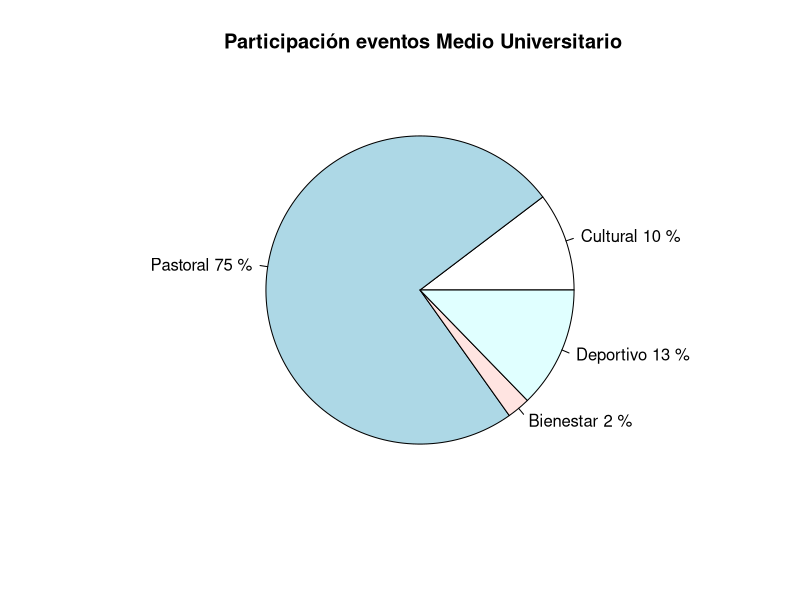
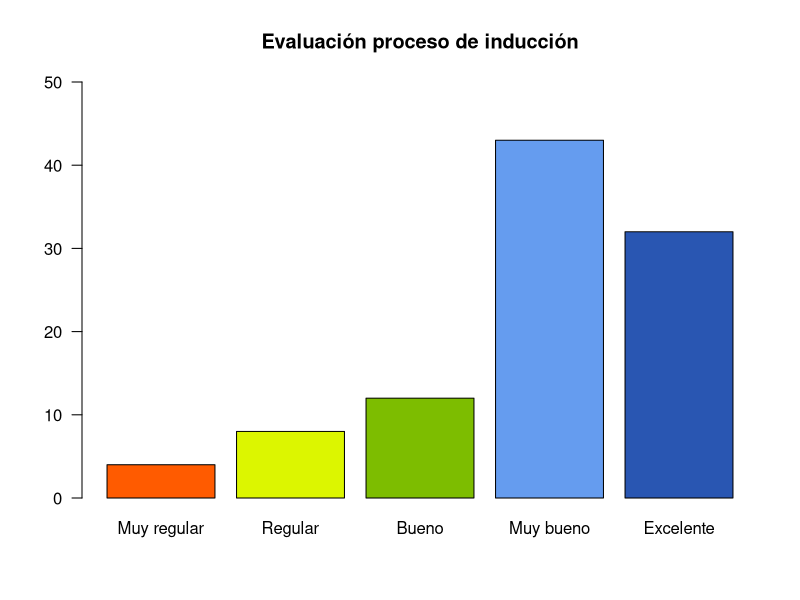
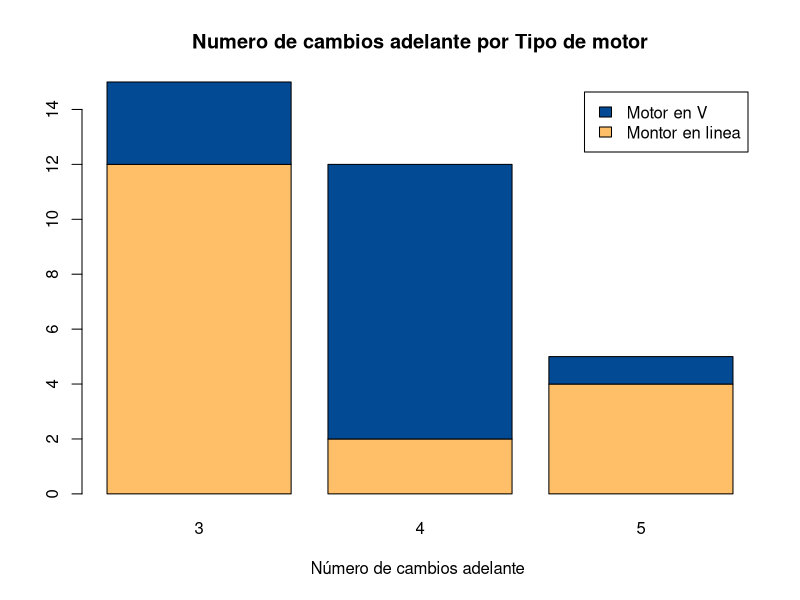
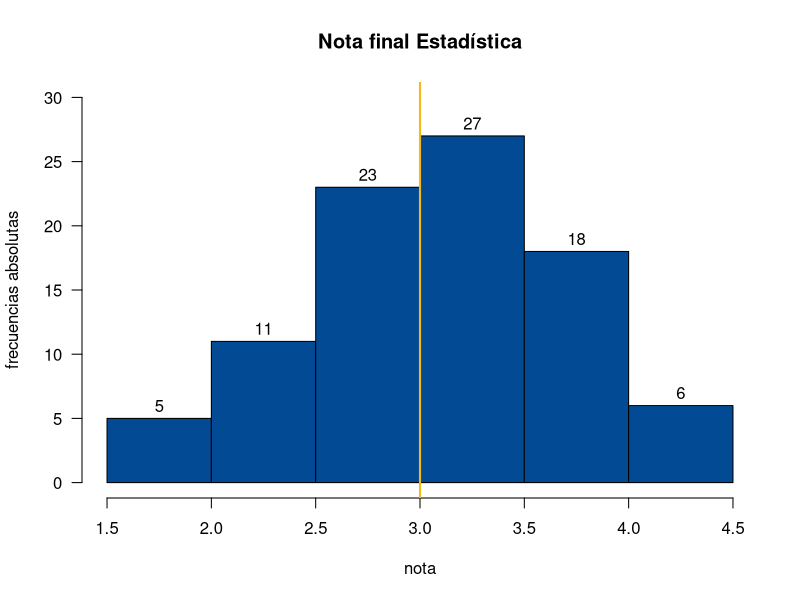
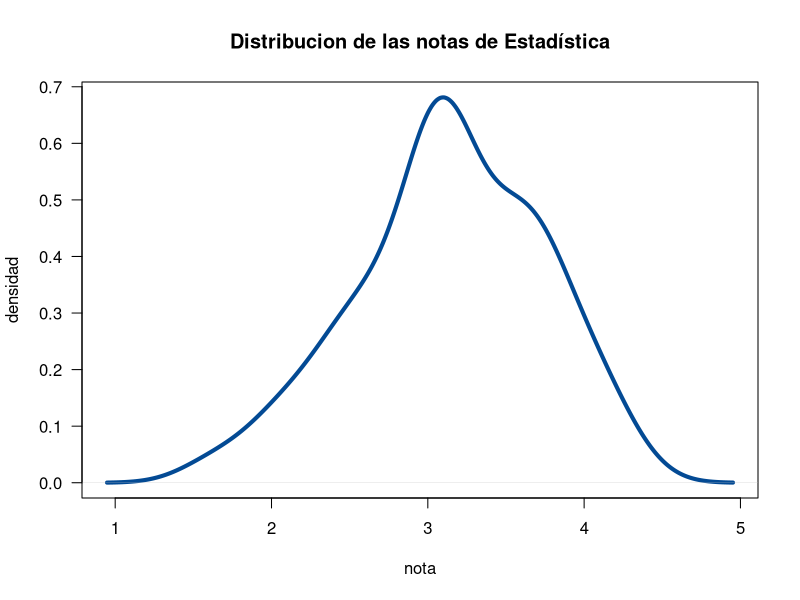
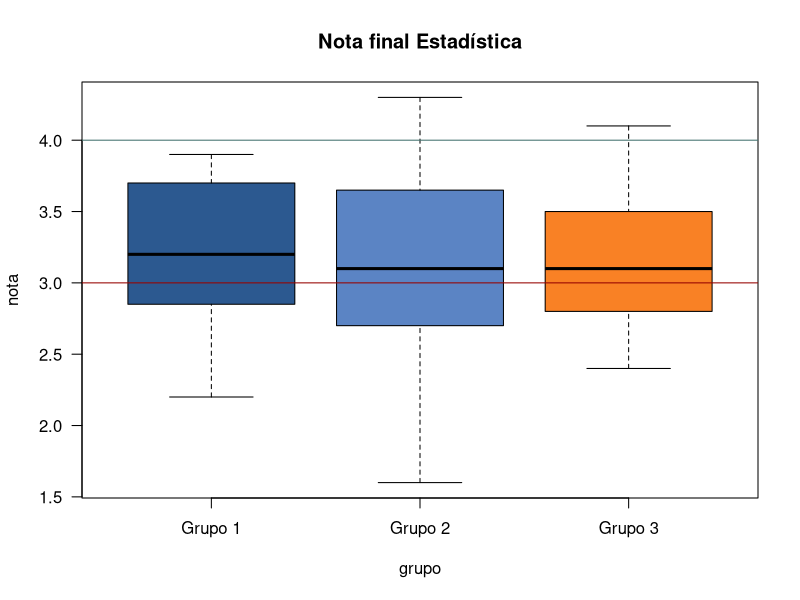
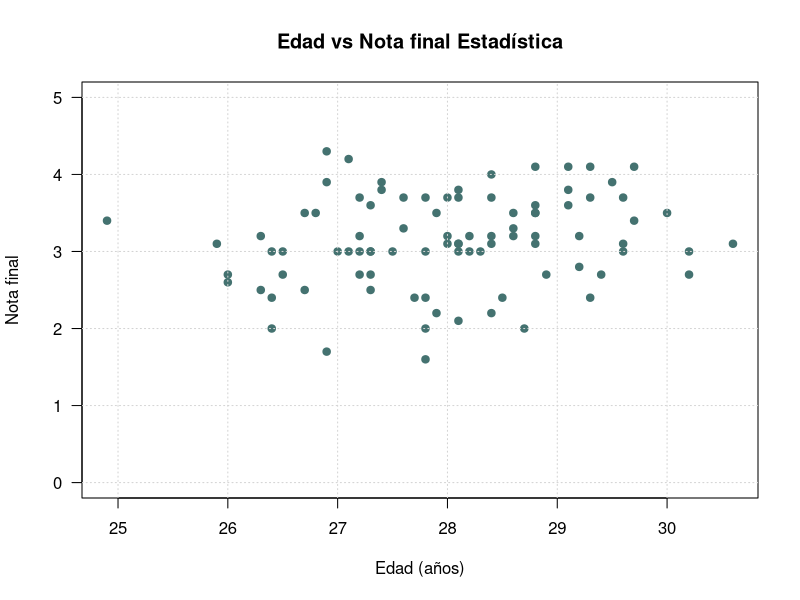
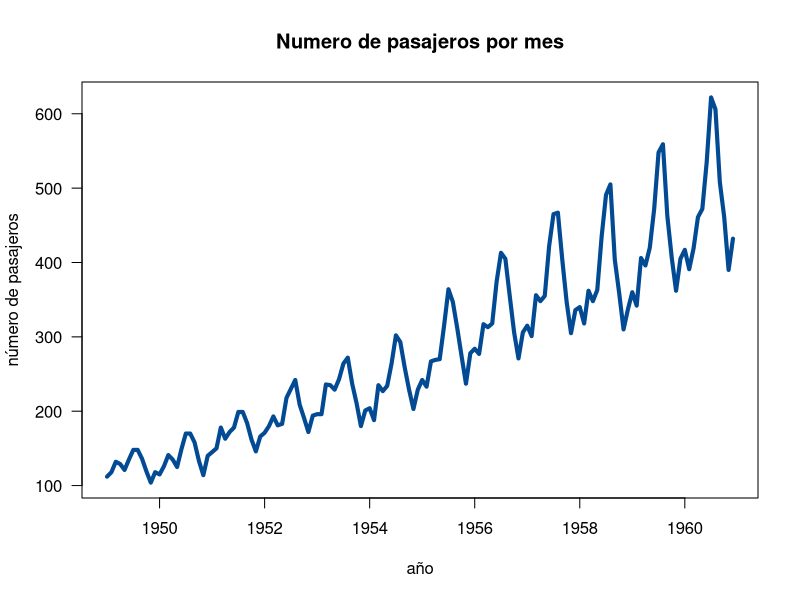

Here is the R script that generated these plots, in order:
## ---- chunk 1
knitr::opts_chunk$set(echo = TRUE)
## ---- chunk 2
a=rep("Cultutal", 360145)
b=rep("Pastoral", 61496)
c=rep("Bienestar",49912)
d=rep("Deportivo",11777)
data=c(a,b,c,d)
t=table(data)
lbs=c("Cultural", "Pastoral", "Bienestar", "Deportivo")
pct=round(t/sum(t)*100)
labs=paste(lbs, pct)
labs=paste(labs, "%", sep = " ") 
pie(t, labels=labs, main=" Participación eventos Medio Universitario",
#col = paleta4
)
## ---- chunk 3
ev=c(4,  8, 12, 43, 32)
names(ev)=c("Muy regular", "Regular", "Bueno", "Muy bueno","Excelente")
barplot(ev, col=c("#ff5b00","#dcf600","#7dbd00","#659cef","#2956b2"), main = "Evaluación proceso de inducción", las=1, ylim = c(0,50))
## ---- chunk 4
counts <- table(mtcars$vs, mtcars$gear); rownames(counts)=c("Montor en linea", "Motor en V")
barplot(counts, main="Numero de cambios adelante por Tipo de motor",  xlab="Número de cambios adelante ",col=c("#FFBF69","#034A94"),
legend = rownames(counts))
## ---- chunk 5
nf=c(4.1, 2.7, 3.1, 3.2, 3.0, 3.2, 2.0, 2.4, 1.6, 3.2, 3.1, 2.6, 2.0, 2.4, 2.8, 3.3, 4.0, 3.4, 3.0, 3.1, 2.7, 2.7, 3.0, 3.8, 3.2, 2.2, 3.5, 3.5, 3.8, 3.5, 3.9, 4.2, 4.3, 3.9, 3.2, 3.5, 3.5, 3.7, 4.1, 3.7, 3.5, 3.6, 3.2, 3.1, 3.4, 3.0, 3.0, 3.0, 2.7, 1.7, 3.6, 2.1, 2.4, 3.0, 3.1, 2.5, 2.5, 3.6, 2.2, 2.4, 3.1, 3.3, 2.7, 3.7, 3.0, 2.7, 3.0, 3.2, 3.1, 2.4, 3.0, 2.7, 2.5, 3.0, 3.0, 3.0, 3.2, 3.1, 3.8, 4.1, 3.7, 3.5, 3.0, 3.7, 3.7, 4.1, 3.7, 3.9, 3.7, 2.0)
stem(nf)
## ---- chunk 6
h1=hist(nf, main = "Nota final Estadística", xlab = "nota", ylab="frecuencias absolutas", labels=TRUE, col="#034A94", ylim = c(0,30), las=1)
abline(v=3,col="#f6b915", lwd=2)
## ---- chunk 7
nf=c(4.1, 2.7, 3.1, 3.2, 3.0, 3.2, 2.0, 2.4, 1.6, 3.2, 3.1, 2.6, 2.0, 2.4, 2.8, 3.3, 4.0, 3.4, 3.0, 3.1, 2.7, 2.7, 3.0, 3.8, 3.2, 2.2, 3.5, 3.5, 3.8, 3.5, 3.9, 4.2, 4.3, 3.9, 3.2, 3.5, 3.5, 3.7, 4.1, 3.7, 3.5, 3.6, 3.2, 3.1, 3.4, 3.0, 3.0, 3.0, 2.7, 1.7, 3.6, 2.1, 2.4, 3.0, 3.1, 2.5, 2.5, 3.6, 2.2, 2.4, 3.1, 3.3, 2.7, 3.7, 3.0, 2.7, 3.0, 3.2, 3.1, 2.4, 3.0, 2.7, 2.5, 3.0, 3.0, 3.0, 3.2, 3.1, 3.8, 4.1, 3.7, 3.5, 3.0, 3.7, 3.7, 4.1, 3.7, 3.9, 3.7, 2.0)
plot(density(nf), main="Distribucion de las notas de Estadística", col="#034A94", lwd=4, las=1,
xlab="nota", ylab="densidad")
## ---- chunk 8
nf=c(4.1, 2.7, 3.1, 3.2, 3.0, 3.2, 2.0, 2.4, 1.6, 3.2, 3.1, 2.6, 2.0, 2.4, 2.8, 3.3, 4.0, 3.4, 3.0, 3.1, 2.7, 2.7, 3.0, 3.8, 3.2, 2.2, 3.5, 3.5, 3.8, 3.5, 3.9, 4.2, 4.3, 3.9, 3.2, 3.5, 3.5, 3.7, 4.1, 3.7, 3.5, 3.6, 3.2, 3.1, 3.4, 3.0, 3.0, 3.0, 2.7, 1.7, 3.6, 2.1, 2.4, 3.0, 3.1, 2.5, 2.5, 3.6, 2.2, 2.4, 3.1, 3.3, 2.7, 3.7, 3.0, 2.7, 3.0, 3.2, 3.1, 2.4, 3.0, 2.7, 2.5, 3.0, 3.0, 3.0, 3.2, 3.1, 3.8, 4.1, 3.7, 3.5, 3.0, 3.7, 3.7, 4.1, 3.7, 3.9, 3.7, 2.0)
cc=c(20, 10, 20, 20, 20, 20, 20, 20, 20, 30, 20, 20, 20, 10, 30, 20, 20, 30, 20, 30, 30, 20, 10, 30, 20, 20, 30, 30, 10, 20, 10, 20, 20, 20, 10, 20, 10, 20, 20, 30, 30, 30, 10, 30, 20, 20, 20, 20, 20, 20, 10, 20, 30, 30, 10, 10, 10, 20, 10, 20, 10, 30, 20, 10, 20, 30, 10, 30, 30, 30, 20, 30, 30, 30, 30, 30, 30, 20, 10, 30, 10, 20, 20, 10, 20, 20, 20, 20, 10, 20)
labs=c("Grupo 1","Grupo 2","Grupo 3")
boxplot((nf~cc),main="Nota final Estadística", 
col=c("#2C5990","#5B84C4","#F98125"), names=labs, xlab = "grupo", ylab = "nota", 
las=1)
abline(h=3, col="#960200", lwd=1)
abline(h=4, col="#447270", lwd=1)
## ---- chunk 9
ed=round(rnorm(90,28,1),1)
plot(ed,nf, main="Edad vs Nota final Estadística", ylim = c(0,5), xlab = "Edad (años)", ylab = "Nota final",col="#447270",pch=19,las=1)
grid()
## ---- chunk 10
plot(AirPassengers, main="Numero de pasajeros por mes", col="#034A94", lwd = 4, las=1, 
ylab="número de pasajeros", xlab="año")
